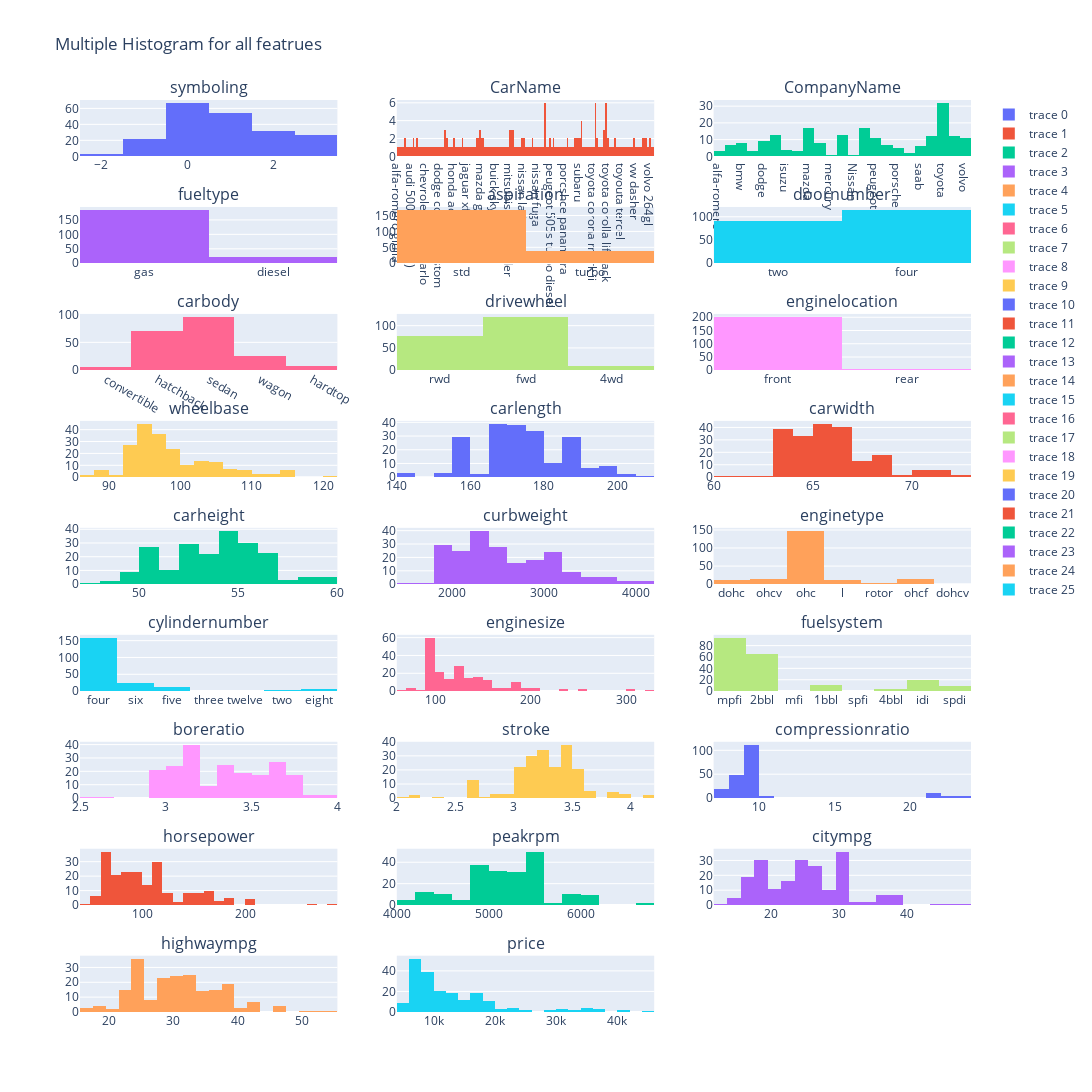

Notebook code cell kept with this figure:
### Code cell
multiple_histogram(df)

### Figure 1 — Plotly figure (JSON) as saved in the notebook; plotly's stock layout.template omitted (floating-point values rounded to 4 significant figures; data arrays with more than 128 entries replaced by an {"elided": "..."} marker saying what was removed)
{"data": [{"type": "histogram", "x": {"elided": "205 int values"}, "xaxis": "x", "yaxis": "y"}, {"type": "histogram", "x": {"elided": "205 str values"}, "xaxis": "x2", "yaxis": "y2"}, {"type": "histogram", "x": {"elided": "205 str values"}, "xaxis": "x3", "yaxis": "y3"}, {"type": "histogram", "x": {"elided": "205 str values"}, "xaxis": "x4", "yaxis": "y4"}, {"type": "histogram", "x": {"elided": "205 str values"}, "xaxis": "x5", "yaxis": "y5"}, {"type": "histogram", "x": {"elided": "205 str values"}, "xaxis": "x6", "yaxis": "y6"}, {"type": "histogram", "x": {"elided": "205 str values"}, "xaxis": "x7", "yaxis": "y7"}, {"type": "histogram", "x": {"elided": "205 str values"}, "xaxis": "x8", "yaxis": "y8"}, {"type": "histogram", "x": {"elided": "205 str values"}, "xaxis": "x9", "yaxis": "y9"}, {"type": "histogram", "x": {"elided": "205 float values"}, "xaxis": "x10", "yaxis": "y10"}, {"type": "histogram", "x": {"elided": "205 float values"}, "xaxis": "x11", "yaxis": "y11"}, {"type": "histogram", "x": {"elided": "205 float values"}, "xaxis": "x12", "yaxis": "y12"}, {"type": "histogram", "x": {"elided": "205 float values"}, "xaxis": "x13", "yaxis": "y13"}, {"type": "histogram", "x": {"elided": "205 int values"}, "xaxis": "x14", "yaxis": "y14"}, {"type": "histogram", "x": {"elided": "205 str values"}, "xaxis": "x15", "yaxis": "y15"}, {"type": "histogram", "x": {"elided": "205 str values"}, "xaxis": "x16", "yaxis": "y16"}, {"type": "histogram", "x": {"elided": "205 int values"}, "xaxis": "x17", "yaxis": "y17"}, {"type": "histogram", "x": {"elided": "205 str values"}, "xaxis": "x18", "yaxis": "y18"}, {"type": "histogram", "x": {"elided": "205 float values"}, "xaxis": "x19", "yaxis": "y19"}, {"type": "histogram", "x": {"elided": "205 float values"}, "xaxis": "x20", "yaxis": "y20"}, {"type": "histogram", "x": {"elided": "205 float values"}, "xaxis": "x21", "yaxis": "y21"}, {"type": "histogram", "x": {"elided": "205 int values"}, "xaxis": "x22", "yaxis": "y22"}, {"type": "histogram", "x": {"elided": "205 int values"}, "xaxis": "x23", "yaxis": "y23"}, {"type": "histogram", "x": {"elided": "205 int values"}, "xaxis": "x24", "yaxis": "y24"}, {"type": "histogram", "x": {"elided": "205 int values"}, "xaxis": "x25", "yaxis": "y25"}, {"type": "histogram", "x": {"elided": "205 float values"}, "xaxis": "x26", "yaxis": "y26"}], "layout": {"annotations": [{"font": {"size": 16}, "showarrow": false, "text": "symboling", "x": 0.1444, "xanchor": "center", "xref": "paper", "y": 1, "yanchor": "bottom", "yref": "paper"}, {"font": {"size": 16}, "showarrow": false, "text": "CarName", "x": 0.5, "xanchor": "center", "xref": "paper", "y": 1, "yanchor": "bottom", "yref": "paper"}, {"font": {"size": 16}, "showarrow": false, "text": "CompanyName", "x": 0.8556, "xanchor": "center", "xref": "paper", "y": 1, "yanchor": "bottom", "yref": "paper"}, {"font": {"size": 16}, "showarrow": false, "text": "fueltype", "x": 0.1444, "xanchor": "center", "xref": "paper", "y": 0.8827, "yanchor": "bottom", "yref": "paper"}, {"font": {"size": 16}, "showarrow": false, "text": "aspiration", "x": 0.5, "xanchor": "center", "xref": "paper", "y": 0.8827, "yanchor": "bottom", "yref": "paper"}, {"font": {"size": 16}, "showarrow": false, "text": "doornumber", "x": 0.8556, "xanchor": "center", "xref": "paper", "y": 0.8827, "yanchor": "bottom", "yref": "paper"}, {"font": {"size": 16}, "showarrow": false, "text": "carbody", "x": 0.1444, "xanchor": "center", "xref": "paper", "y": 0.7654, "yanchor": "bottom", "yref": "paper"}, {"font": {"size": 16}, "showarrow": false, "text": "drivewheel", "x": 0.5, "xanchor": "center", "xref": "paper", "y": 0.7654, "yanchor": "bottom", "yref": "paper"}, {"font": {"size": 16}, "showarrow": false, "text": "enginelocation", "x": 0.8556, "xanchor": "center", "xref": "paper", "y": 0.7654, "yanchor": "bottom", "yref": "paper"}, {"font": {"size": 16}, "showarrow": false, "text": "wheelbase", "x": 0.1444, "xanchor": "center", "xref": "paper", "y": 0.6481, "yanchor": "bottom", "yref": "paper"}, {"font": {"size": 16}, "showarrow": false, "text": "carlength", "x": 0.5, "xanchor": "center", "xref": "paper", "y": 0.6481, "yanchor": "bottom", "yref": "paper"}, {"font": {"size": 16}, "showarrow": false, "text": "carwidth", "x": 0.8556, "xanchor": "center", "xref": "paper", "y": 0.6481, "yanchor": "bottom", "yref": "paper"}, {"font": {"size": 16}, "showarrow": false, "text": "carheight", "x": 0.1444, "xanchor": "center", "xref": "paper", "y": 0.5309, "yanchor": "bottom", "yref": "paper"}, {"font": {"size": 16}, "showarrow": false, "text": "curbweight", "x": 0.5, "xanchor": "center", "xref": "paper", "y": 0.5309, "yanchor": "bottom", "yref": "paper"}, {"font": {"size": 16}, "showarrow": false, "text": "enginetype", "x": 0.8556, "xanchor": "center", "xref": "paper", "y": 0.5309, "yanchor": "bottom", "yref": "paper"}, {"font": {"size": 16}, "showarrow": false, "text": "cylindernumber", "x": 0.1444, "xanchor": "center", "xref": "paper", "y": 0.4136, "yanchor": "bottom", "yref": "paper"}, {"font": {"size": 16}, "showarrow": false, "text": "enginesize", "x": 0.5, "xanchor": "center", "xref": "paper", "y": 0.4136, "yanchor": "bottom", "yref": "paper"}, {"font": {"size": 16}, "showarrow": false, "text": "fuelsystem", "x": 0.8556, "xanchor": "center", "xref": "paper", "y": 0.4136, "yanchor": "bottom", "yref": "paper"}, {"font": {"size": 16}, "showarrow": false, "text": "boreratio", "x": 0.1444, "xanchor": "center", "xref": "paper", "y": 0.2963, "yanchor": "bottom", "yref": "paper"}, {"font": {"size": 16}, "showarrow": false, "text": "stroke", "x": 0.5, "xanchor": "center", "xref": "paper", "y": 0.2963, "yanchor": "bottom", "yref": "paper"}, {"font": {"size": 16}, "showarrow": false, "text": "compressionratio", "x": 0.8556, "xanchor": "center", "xref": "paper", "y": 0.2963, "yanchor": "bottom", "yref": "paper"}, {"font": {"size": 16}, "showarrow": false, "text": "horsepower", "x": 0.1444, "xanchor": "center", "xref": "paper", "y": 0.179, "yanchor": "bottom", "yref": "paper"}, {"font": {"size": 16}, "showarrow": false, "text": "peakrpm", "x": 0.5, "xanchor": "center", "xref": "paper", "y": 0.179, "yanchor": "bottom", "yref": "paper"}, {"font": {"size": 16}, "showarrow": false, "text": "citympg", "x": 0.8556, "xanchor": "center", "xref": "paper", "y": 0.179, "yanchor": "bottom", "yref": "paper"}, {"font": {"size": 16}, "showarrow": false, "text": "highwaympg", "x": 0.1444, "xanchor": "center", "xref": "paper", "y": 0.06173, "yanchor": "bottom", "yref": "paper"}, {"font": {"size": 16}, "showarrow": false, "text": "price", "x": 0.5, "xanchor": "center", "xref": "paper", "y": 0.06173, "yanchor": "bottom", "yref": "paper"}], "height": 1600, "title": {"text": "Multiple Histogram for all featrues"}, "width": 1100, "xaxis": {"anchor": "y", "domain": [0, 0.2889]}, "xaxis10": {"anchor": "y10", "domain": [0, 0.2889]}, "xaxis11": {"anchor": "y11", "domain": [0.3556, 0.6444]}, "xaxis12": {"anchor": "y12", "domain": [0.7111, 1]}, "xaxis13": {"anchor": "y13", "domain": [0, 0.2889]}, "xaxis14": {"anchor": "y14", "domain": [0.3556, 0.6444]}, "xaxis15": {"anchor": "y15", "domain": [0.7111, 1]}, "xaxis16": {"anchor": "y16", "domain": [0, 0.2889]}, "xaxis17": {"anchor": "y17", "domain": [0.3556, 0.6444]}, "xaxis18": {"anchor": "y18", "domain": [0.7111, 1]}, "xaxis19": {"anchor": "y19", "domain": [0, 0.2889]}, "xaxis2": {"anchor": "y2", "domain": [0.3556, 0.6444]}, "xaxis20": {"anchor": "y20", "domain": [0.3556, 0.6444]}, "xaxis21": {"anchor": "y21", "domain": [0.7111, 1]}, "xaxis22": {"anchor": "y22", "domain": [0, 0.2889]}, "xaxis23": {"anchor": "y23", "domain": [0.3556, 0.6444]}, "xaxis24": {"anchor": "y24", "domain": [0.7111, 1]}, "xaxis25": {"anchor": "y25", "domain": [0, 0.2889]}, "xaxis26": {"anchor": "y26", "domain": [0.3556, 0.6444]}, "xaxis27": {"anchor": "y27", "domain": [0.7111, 1]}, "xaxis3": {"anchor": "y3", "domain": [0.7111, 1]}, "xaxis4": {"anchor": "y4", "domain": [0, 0.2889]}, "xaxis5": {"anchor": "y5", "domain": [0.3556, 0.6444]}, "xaxis6": {"anchor": "y6", "domain": [0.7111, 1]}, "xaxis7": {"anchor": "y7", "domain": [0, 0.2889]}, "xaxis8": {"anchor": "y8", "domain": [0.3556, 0.6444]}, "xaxis9": {"anchor": "y9", "domain": [0.7111, 1]}, "yaxis": {"anchor": "x", "domain": [0.9383, 1]}, "yaxis10": {"anchor": "x10", "domain": [0.5864, 0.6481]}, "yaxis11": {"anchor": "x11", "domain": [0.5864, 0.6481]}, "yaxis12": {"anchor": "x12", "domain": [0.5864, 0.6481]}, "yaxis13": {"anchor": "x13", "domain": [0.4691, 0.5309]}, "yaxis14": {"anchor": "x14", "domain": [0.4691, 0.5309]}, "yaxis15": {"anchor": "x15", "domain": [0.4691, 0.5309]}, "yaxis16": {"anchor": "x16", "domain": [0.3519, 0.4136]}, "yaxis17": {"anchor": "x17", "domain": [0.3519, 0.4136]}, "yaxis18": {"anchor": "x18", "domain": [0.3519, 0.4136]}, "yaxis19": {"anchor": "x19", "domain": [0.2346, 0.2963]}, "yaxis2": {"anchor": "x2", "domain": [0.9383, 1]}, "yaxis20": {"anchor": "x20", "domain": [0.2346, 0.2963]}, "yaxis21": {"anchor": "x21", "domain": [0.2346, 0.2963]}, "yaxis22": {"anchor": "x22", "domain": [0.1173, 0.179]}, "yaxis23": {"anchor": "x23", "domain": [0.1173, 0.179]}, "yaxis24": {"anchor": "x24", "domain": [0.1173, 0.179]}, "yaxis25": {"anchor": "x25", "domain": [0, 0.06173]}, "yaxis26": {"anchor": "x26", "domain": [0, 0.06173]}, "yaxis27": {"anchor": "x27", "domain": [0, 0.06173]}, "yaxis3": {"anchor": "x3", "domain": [0.9383, 1]}, "yaxis4": {"anchor": "x4", "domain": [0.821, 0.8827]}, "yaxis5": {"anchor": "x5", "domain": [0.821, 0.8827]}, "yaxis6": {"anchor": "x6", "domain": [0.821, 0.8827]}, "yaxis7": {"anchor": "x7", "domain": [0.7037, 0.7654]}, "yaxis8": {"anchor": "x8", "domain": [0.7037, 0.7654]}, "yaxis9": {"anchor": "x9", "domain": [0.7037, 0.7654]}}}
